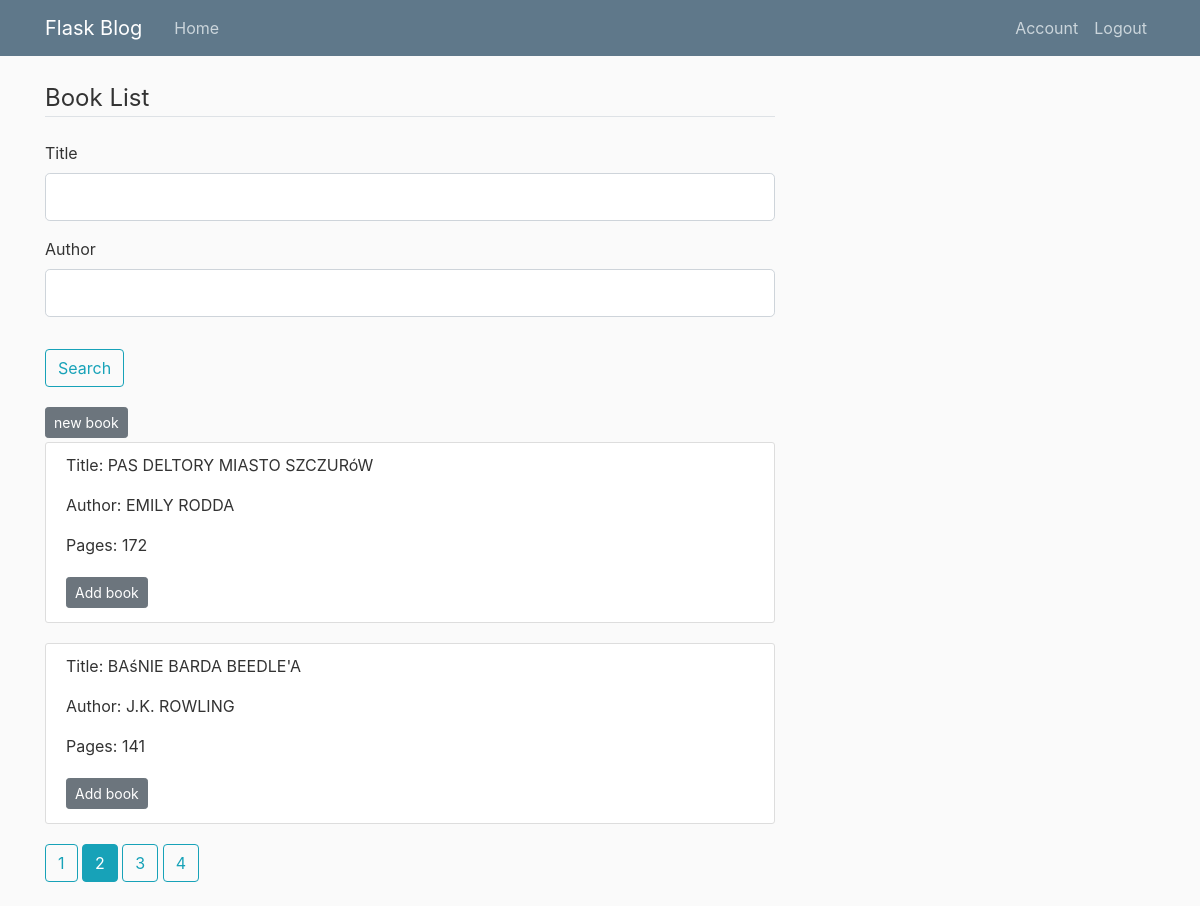
The app's page /book/list?page=2&author=&title= (signed in) with its own data.
### flask_lib/models.py (models this page shows)
class Book(db.Model):
    id = db.Column(db.Integer, primary_key=True)
    title = db.Column(db.String(100), nullable=False, unique=True)
    author = db.Column(db.String(100), nullable=False)
    pages = db.Column(db.Integer, nullable=False)
    Copies = db.relationship('BCopy', backref='original', lazy=True)

### flask_lib/books/routes.py (the view)
@books.route('/book/list', methods=['GET', 'POST'])
@login_required
def book_list():
    page = request.args.get('page', 1, type=int)
    book = Book.query
    form = SearchForm()
    if form.validate_on_submit() or request.args.get('page', 1, type=int):
        if request.values.get("author"):
            form.author.data=request.values.get("author")
            search = '%{}%'.format(form.author.data.upper())
            book = book.filter(Book.author.like(search))
        if request.values.get("title"):
            form.title.data = request.values.get("title")
            search = '%{}%'.format(form.title.data.upper())
            book = book.filter(Book.title.like(search))
    book = book.paginate(page=page, per_page=2, error_out=False)
    return render_template('book_list.html', title='Book List', form=form, legend='Book List', books=book)

### flask_lib/books/forms.py
class SearchForm(FlaskForm):
    author = StringField('Author', default='')
    title = StringField('Title', default='')
    submit = SubmitField('Search')

### flask_lib/models.py (called while the page is built)
@login_manager.user_loader
def load_user(user_id):
    return User.query.get(int(user_id))

### flask_lib/templates/book_list.html (shortened to what this page needs)
{% extends "layout.html" %}
{% block content %}
    <form action="" method="GET">
        <fieldset class="form-group">
            <legend class="border-bottom mb-4">{{ legend }}</legend>
            <div class="form-group">
                {{ form.title.label(class="form-control-label") }}
                {%  if form.title.errors %}
                    {{ form.title(class="form-control form-control-lg is-invalid") }}
                    <div class="invalid-feedback">
                        {%  for error in form.title.errors %}
                            <span>{{ error }}</span>
                        {%  endfor %}
                    </div>
                {% else %}
                    {{ form.title(class="form-control form-control-lg") }}
                {%  endif %}
            </div>
            <div class="form-group">
                {{ form.author.label(class="form-control-label") }}
                {%  if form.author.errors %}
                    {{ form.author(class="form-control form-control-lg is-invalid") }}
                    <div class="invalid-feedback">
                        {%  for error in form.author.errors %}
                            <span>{{ error }}</span>
                        {%  endfor %}
                    </div>
                {% else %}
                    {{ form.author(class="form-control form-control-lg") }}
                {%  endif %}
            </div>
        </fieldset>
        <div class="form-group">
            {{ form.submit(class="btn btn-outline-info") }}
        </div>
    </form>
<a class="btn btn-secondary btn-sm mt-1 mb-1" href="{{ url_for('books.new_book') }}">new book</a>
{% for book in books.items %}
<article class="media content-section">
    <div class="media-body">
        <p>Title: {{ book.title }}</p>
        <p>Author: {{ book.author }}</p>
        <p>Pages: {{ book.pages }}</p>
        <a class="btn btn-secondary btn-sm mt-1 mb-1" href="{{ url_for('books.add_book' , book_id=book.id) }}">Add book</a>
    </div>
</article>
{% endfor %}
{% for page_num in books.iter_pages(left_edge=2, right_edge=2, left_current=1, right_current=2) %}
    {% if page_num %}
        {% if books.page == page_num %}
            <a class="btn btn-info mb-4" href="{{url_for('books.book_list', page=page_num, author=form.author.data, title=form.title.data) }}">{{ page_num }}</a>
        {% else %}
            <a class="btn btn-outline-info mb-4" href="{{url_for('books.book_list', page=page_num, author=form.author.data, title=form.title.data) }}">{{ page_num }}</a>
        {% endif %}
    {% else %}
        ...
    {% endif %}
{% endfor %}
{% endblock content %}

### records on screen
Book: title "PAS DELTORY MIASTO SZCZURóW", author "EMILY RODDA", pages "172"
Book: title "BAśNIE BARDA BEEDLE'A", author "J.K. ROWLING", pages "141"

### other values on screen
{{ legend }} "Book List"
{{ page_num }} "1" "3" "4"
{{ page_num }} "2"
